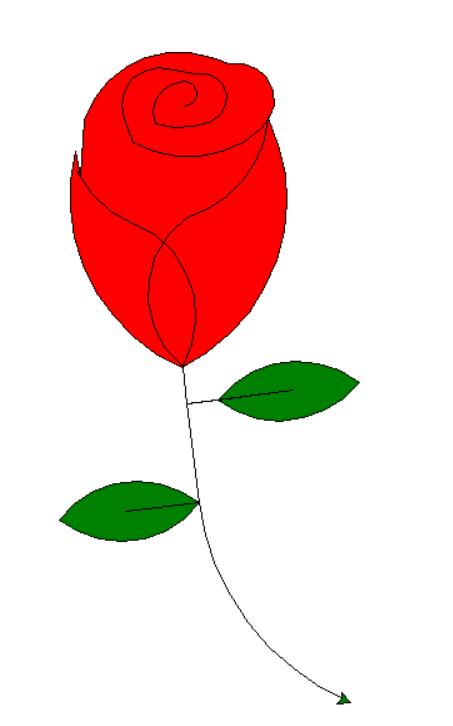

Python code for this plot:
import turtle

# 设置初始位置
turtle.penup()
turtle.left(90)
turtle.fd(200)
turtle.pendown()
turtle.right(90)

# 花蕊
turtle.fillcolor("red")
turtle.begin_fill()
turtle.circle(10, 180)
turtle.circle(25, 110)
turtle.left(50)
turtle.circle(60, 45)
turtle.circle(20, 170)
turtle.right(24)
turtle.fd(30)
turtle.left(10)
turtle.circle(30, 110)
turtle.fd(20)
turtle.left(40)
turtle.circle(90, 70)
turtle.circle(30, 150)
turtle.right(30)
turtle.fd(15)
turtle.circle(80, 90)
turtle.left(15)
turtle.fd(45)
turtle.right(165)
turtle.fd(20)
turtle.left(155)
turtle.circle(150, 80)
turtle.left(50)
turtle.circle(150, 90)
turtle.end_fill()

# 花瓣1
turtle.left(150)
turtle.circle(-90, 70)
turtle.left(20)
turtle.circle(75, 105)
turtle.setheading(60)
turtle.circle(80, 98)
turtle.circle(-90, 40)

# 花瓣2
turtle.left(180)
turtle.circle(90, 40)
turtle.circle(-80, 98)
turtle.setheading(-83)

# 叶子1
turtle.fd(30)
turtle.left(90)
turtle.fd(25)
turtle.left(45)
turtle.fillcolor("green")
turtle.begin_fill()
turtle.circle(-80, 90)
turtle.right(90)
turtle.circle(-80, 90)
turtle.end_fill()

turtle.right(135)
turtle.fd(60)
turtle.left(180)
turtle.fd(85)
turtle.left(90)
turtle.fd(80)

# 叶子2
turtle.right(90)
turtle.right(45)
turtle.fillcolor("green")
turtle.begin_fill()
turtle.circle(80, 90)
turtle.left(90)
turtle.circle(80, 90)
turtle.end_fill()

turtle.left(135)
turtle.fd(60)
turtle.left(180)
turtle.fd(60)
turtle.right(90)
turtle.circle(200, 60)
turtle.mainloop()
